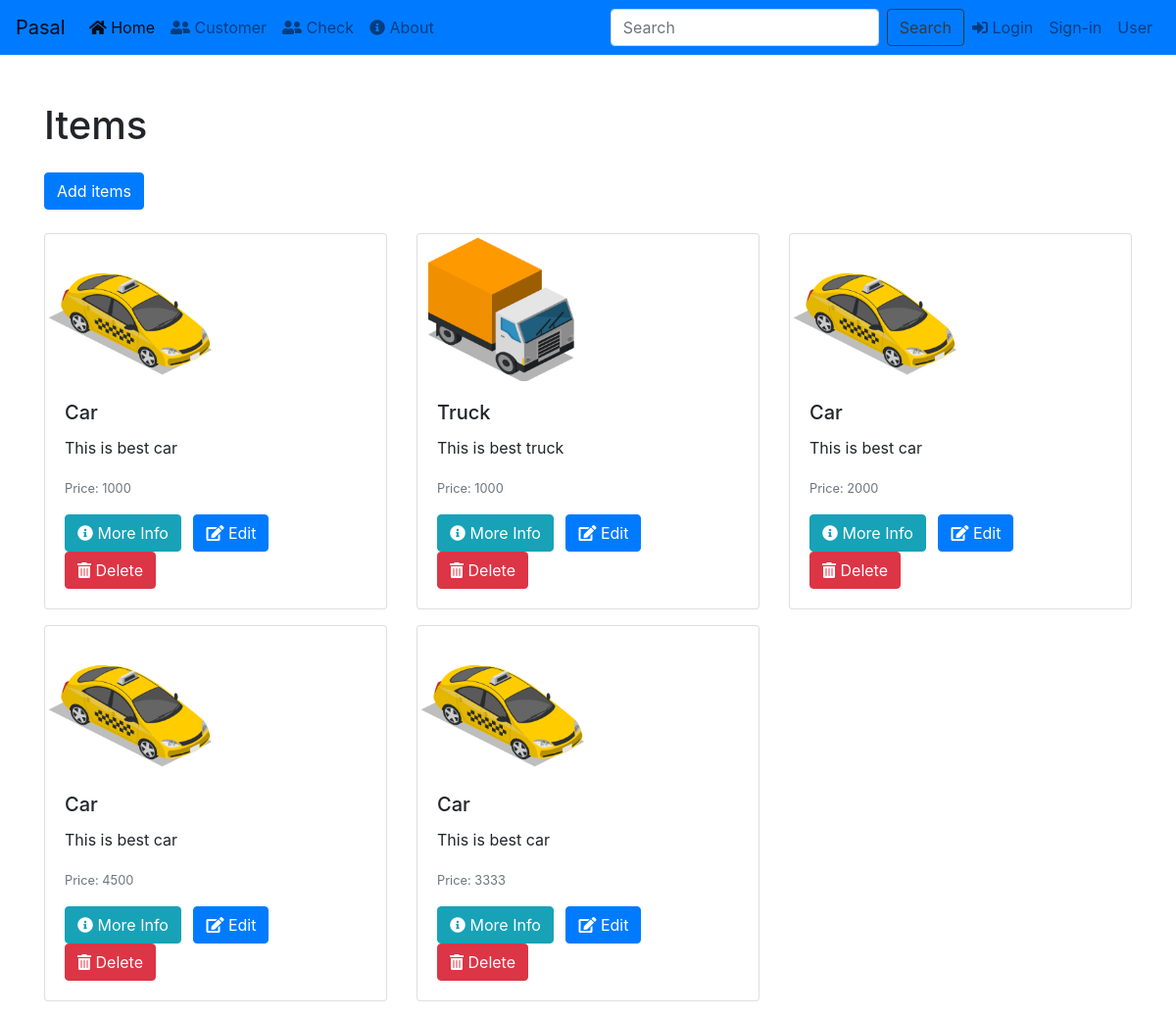
The app's page / (signed in), older data.
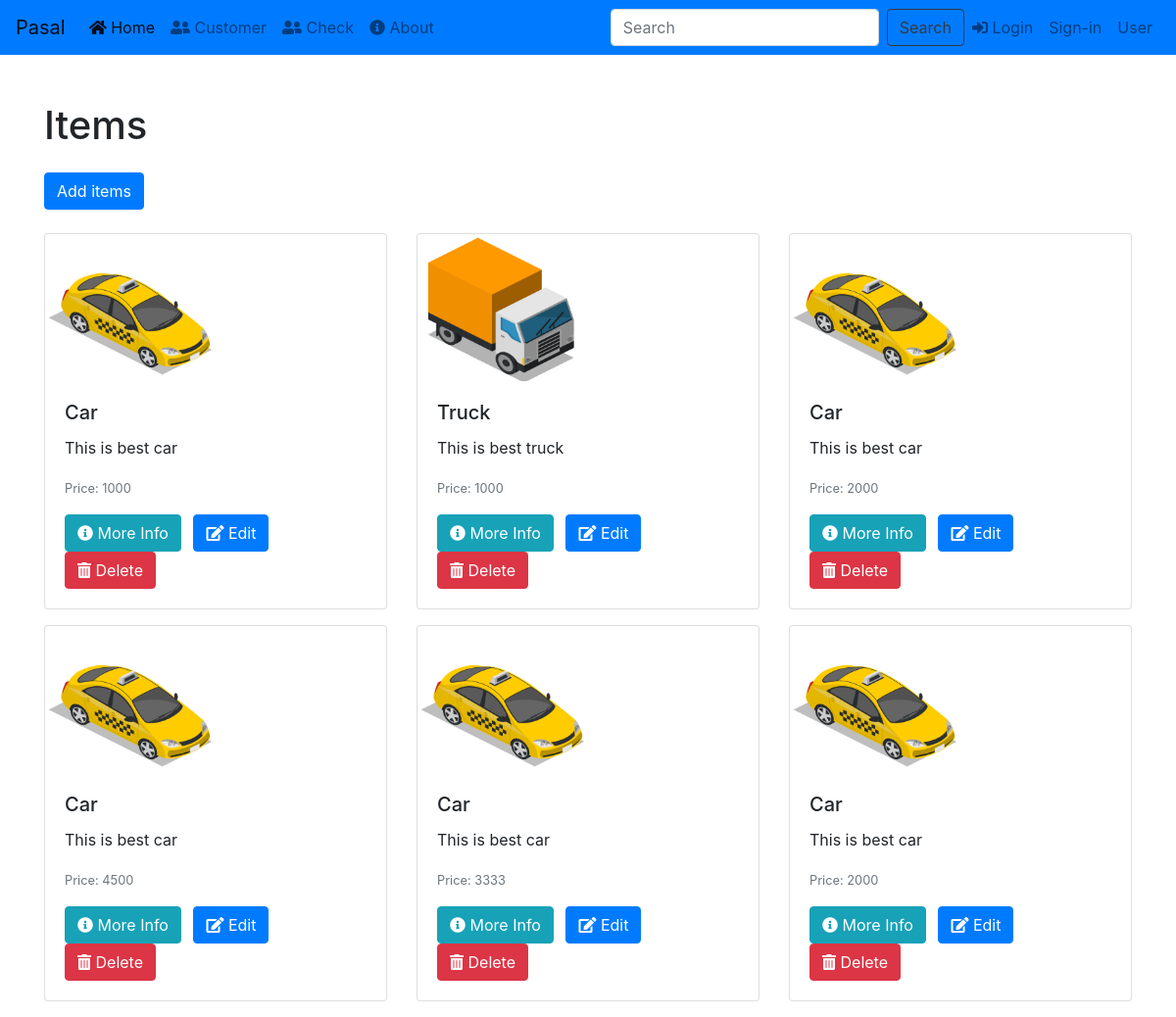
The same page, newer data.
### Home/models.py (models this page shows, shortened)
class item(models.Model):
    name = models.CharField(max_length=100)
    description = models.CharField(max_length=100,null=True)
    price = models.IntegerField()
    image = models.ImageField(upload_to='static/image/',null=True,blank=True)

### Home/views.py (the view)
@login_required(login_url='login')
def index(request):
    Item = item.objects.all()
    cont ={
        'item':Item
    }
    return render(request,'Home/index.html',cont)

### Home/templates/Home/index.html (shortened to what this page needs)
{%extends 'base.html'%}
{% load static %}
{%block content %}
<nav class="navbar navbar-expand-lg navbar-light bg-primary">
    <a class="navbar-brand" href="#">Pasal</a>
    <div class="collapse navbar-collapse" id="navbarNav">
      <ul class="navbar-nav mr-auto">
        <li class="nav-item active">
          <a class="nav-link" href="{% url 'index' %}"><i class="fas fa-home"></i> Home <span class="sr-only">(current)</span></a>
        </li>
        <li class="nav-item">
          <a class="nav-link" href="{% url 'customer' %}"><i class="fas fa-user-friends"></i> Customer</a>
        </li>
        <li class="nav-item">
          <a class="nav-link" href="{% url 'check' %}"><i class="fas fa-user-friends"></i> Check</a>
        </li>
        <li class="nav-item">
          <a class="nav-link" href="{% url 'about' %}"><i class="fas fa-info-circle"></i> About</a>
        </li>
      </ul>
      <form class="form-inline">
        <input class="form-control mr-sm-2" type="search" placeholder="Search" aria-label="Search">
        <button class="btn btn-outline-dark my-2 my-sm-0" type="submit">Search</button>
      </form>
      <ul class="navbar-nav">
        <li class="nav-item">
          <a class="nav-link" href="{% url 'login' %}"><i class="fas fa-sign-in-alt"></i> Login</a>
        </li>
        <li class="nav-item">
          <a class="nav-link" href="{% url 'register' %}"> Sign-in</a>
        </li>
        <li class="nav-item">
          <a class="nav-link" href="{% url 'user' %}"> User</a>
        </li>
      </ul>
    </div>
  </nav>
<div class="container">
    <h1 class="mt-5 mb-4">Items</h1>
    <div class="mb-4">
        <a href="{% url 'additem' %}" class="btn btn-primary">Add items</a>
    </div>
    <div class="row">
        {% for Item in item %}
        <div class="col-12 col-md-4 mb-3">
            <div class="card">
                <div class="image-container">
                    <img src="{% if Item.image %}{{ Item.image.url }}{% else %}https://via.placeholder.com/150{% endif %}" class="card-img-top" alt="{{ Item.name }}">
                </div>
                <div class="card-body">
                    <h5 class="card-title">{{ Item.name }}</h5>
                    <p class="card-text">{{ Item.description }}</p>
                    <p class="card-text"><small class="text-muted">Price: {{ Item.price }}</small></p>
                    <div class="mt-3">
                        <a href="{% url 'info' Item.id %}" class="btn btn-info mr-2"><i class="fas fa-info-circle"></i> More Info</a>
                        <a href="{% url 'updateitem' Item.id %}" class="btn btn-primary mr-2"><i class="fas fa-edit"></i> Edit</a>
                        <a href="{% url 'deleteitem' Item.id %}" class="btn btn-danger"><i class="fas fa-trash-alt"></i> Delete</a>
                    </div>
                </div>
            </div>
        </div>
        {% endfor %}
    </div>
</div>
{%endblock%}

### templates/base.html (shortened to what this page needs)
{% load static %}
<!doctype html>
<html lang="en">
<head>
    <link href="https://cdn.jsdelivr.net/npm/bootstrap@5.0.1/dist/css/bootstrap.min.css" rel="stylesheet"
>
    <link rel="stylesheet" href="https://use.fontawesome.com/releases/v5.7.0/css/all.css">
    <link rel="stylesheet" href="https://stackpath.bootstrapcdn.com/bootstrap/4.3.1/css/bootstrap.min.css">
    <link rel="stylesheet" href="{% static 'CSS/style.css' %}">
</head>
<body>
    {%block content%}
    {%endblock%}
</body>
</html>

### static/CSS/style.css (style rules this page uses)
.image-container { height: 150px; overflow: hidden; }
.image-container img { width: 50%; height: auto; object-fit: cover; }

Row changes from the older to the newer data that the page shows:
added item: image (picture), name "Car", description "This is best car", price "2000"
